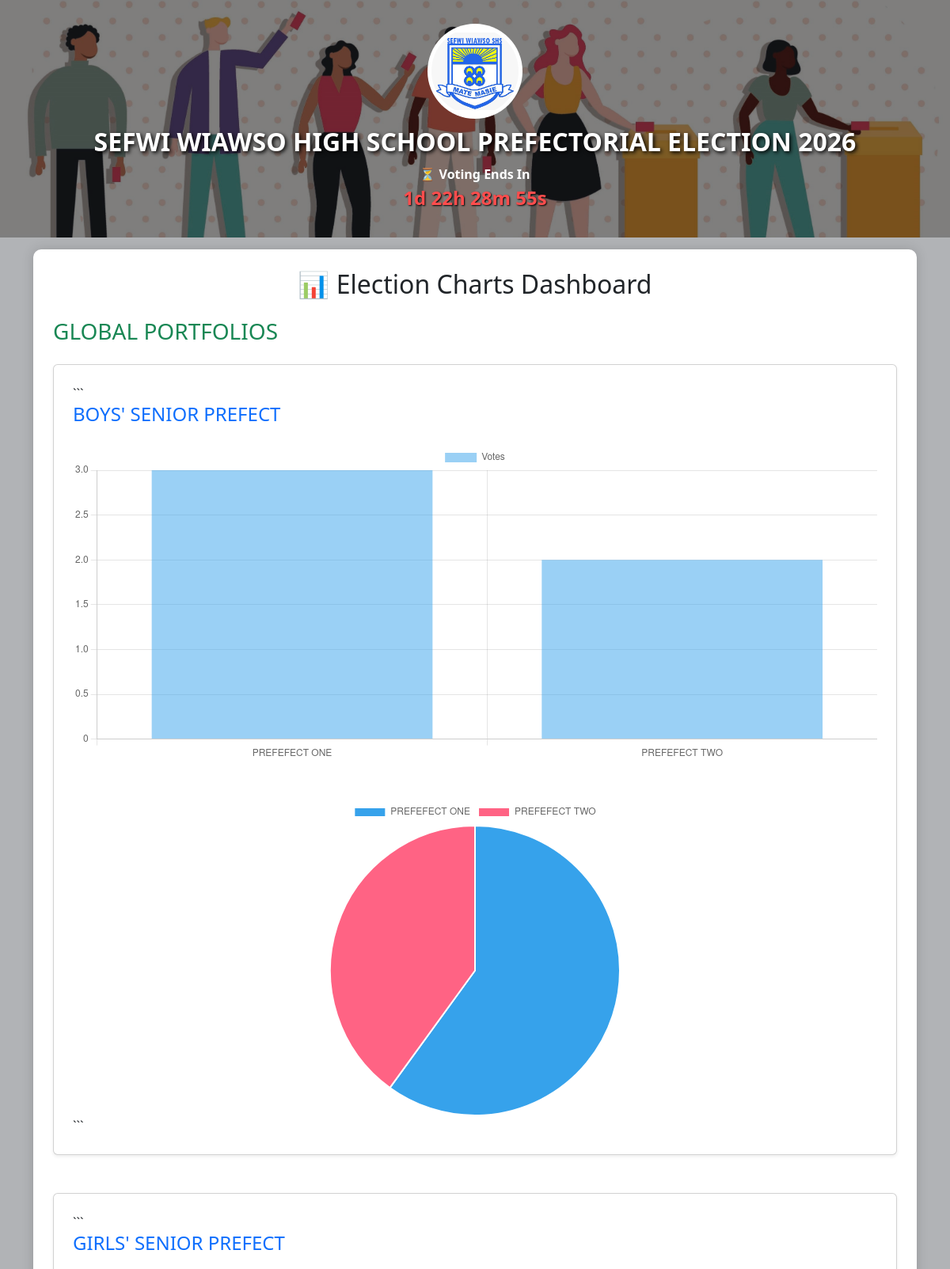
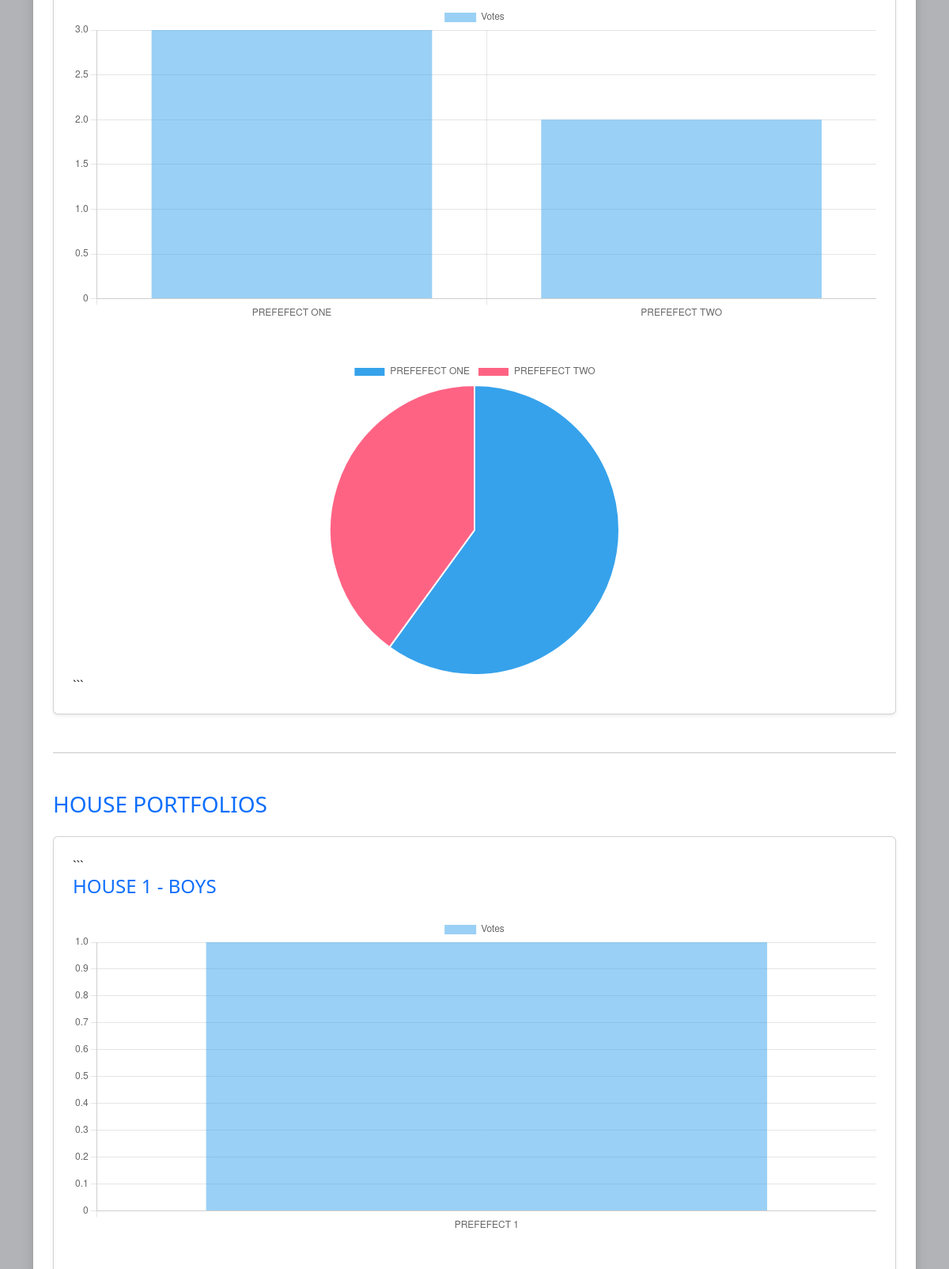
Page /charts (signed in, upper part) on the committed database (2 pictures, top to bottom).
### tables this page shows
CREATE TABLE settings(
        id INTEGER PRIMARY KEY AUTOINCREMENT,
        school_name TEXT,
        election_year TEXT,
        logo TEXT,
        start_time TEXT,
        end_time TEXT
    );

CREATE TABLE portfolios(
        id INTEGER PRIMARY KEY AUTOINCREMENT,
        name TEXT
    , group_id INTEGER, is_global INTEGER DEFAULT 0);

### app.py (the view)
@app.route("/charts")
def charts():
    if "admin" not in session:
        return redirect("/")
    conn = db()
    rows = conn.execute("""
        SELECT
            portfolios.name,
            portfolios.is_global,
            candidates.name,
            COUNT(votes.rowid) as votes
        FROM candidates
        JOIN portfolios
            ON portfolios.id = candidates.portfolio_id
        LEFT JOIN votes
            ON votes.candidate_id = candidates.id
        GROUP BY candidates.id
        ORDER BY portfolios.name
    """).fetchall()
    conn.close()
    global_portfolios = {}
    house_portfolios = {}
    for portfolio, is_global, candidate, votes in rows:
        target = (
            global_portfolios
            if is_global == 1
            else house_portfolios
        )
        if portfolio not in target:
            target[portfolio] = {
                "labels": [],
                "votes": []
            }
        target[portfolio]["labels"].append(
            candidate
        )
        target[portfolio]["votes"].append(
            votes
        )
    return render_template(
        "charts.html",
        global_portfolios=global_portfolios,
        house_portfolios=house_portfolios
    )

### app.py (called while the page is built, shortened)
def db():
    return sqlite3.connect("database.db")

@app.context_processor
def inject_settings():
    conn = db()
    cur = conn.cursor()
    data = cur.execute("""
        SELECT *
        FROM settings
        ORDER BY id DESC
        LIMIT 1
    """).fetchone()
    conn.close()
    if data:
        return dict(
            school_name=data[1],
            election_year=data[2],
            logo=data[3],
            start_time=data[4],
            end_time=data[5]
        )

### templates/charts.html (shortened to what this page needs)
{% extends "layout.html" %}
{% block content %}
<h2 class="text-center mb-4">
    📊 Election Charts Dashboard
</h2>
{% if global_portfolios %}
<h3 class="text-success mb-4">
    GLOBAL PORTFOLIOS
</h3>
{% for portfolio, data in global_portfolios.items() %}
<div class="card p-4 mb-5 shadow-sm">
```
<h4 class="text-primary mb-4">
    {{ portfolio }}
</h4>
<canvas id="bar_global_{{ loop.index }}"
        style="max-height:400px;">
</canvas>
<br><br>
<canvas id="pie_global_{{ loop.index }}"
        style="max-height:400px;">
</canvas>
```
</div>
<script>
new Chart(
    document.getElementById(
        "bar_global_{{ loop.index }}"
    ),
    {
        type: "bar",
        data: {
            labels: {{ data["labels"] | tojson }},
            datasets: [{
                label: "Votes",
                data: {{ data["votes"] | tojson }}
            }]
        },
        options: {
            responsive: true,
            scales: {
                y: {
                    beginAtZero: true
                }
            }
        }
    }
);
new Chart(
    document.getElementById(
        "pie_global_{{ loop.index }}"
    ),
    {
        type: "pie",
        data: {
            labels: {{ data["labels"] | tojson }},
            datasets: [{
                data: {{ data["votes"] | tojson }}
            }]
        },
        options: {
            responsive: true
        }
    }
);
</script>
{% endfor %}
{% endif %}
{% if house_portfolios %}
<hr class="my-5">
<h3 class="text-primary mb-4">
    HOUSE PORTFOLIOS
</h3>
{% for portfolio, data in house_portfolios.items() %}
<div class="card p-4 mb-5 shadow-sm">
```
<h4 class="text-primary mb-4">
    {{ portfolio }}
</h4>
<canvas id="bar_house_{{ loop.index }}"
        style="max-height:400px;">
</canvas>
<br><br>
</div>
<script>
new Chart(
    document.getElementById(
        "bar_house_{{ loop.index }}"
    ),
    {
        type: "bar",
        data: {
            labels: {{ data["labels"] | tojson }},
            datasets: [{
                label: "Votes",
                data: {{ data["votes"] | tojson }}
            }]
        },
        options: {
            responsive: true,
            scales: {
                y: {
                    beginAtZero: true
                }
            }
        }
    }
);
new Chart(
    document.getElementById(
        "pie_house_{{ loop.index }}"
    ),
    {
        type: "pie",
        data: {
            labels: {{ data["labels"] | tojson }},
            datasets: [{
                data: {{ data["votes"] | tojson }}
            }]
        },
        options: {
            responsive: true
        }
    }
);
</script>
{% endfor %}
{% endif %}
{% endblock %}

### templates/layout.html (shortened to what this page needs)
<!DOCTYPE html>
<html lang="en">
<head>
<link href="https://cdn.jsdelivr.net/npm/bootstrap@5.3.0/dist/css/bootstrap.min.css"
      rel="stylesheet">
</head>
<body>
<div class="header">
<div class="header-content">
    {% if logo %}
    <img src="{{ url_for('static',
        filename='uploads/' + logo) }}">
    {% endif %}
    <marquee behavior="scroll"
             direction="left"
             scrollamount="6">
        <h1 class="school-name">
            {{ school_name }}
        </h1>
    </marquee>
    <div class="countdown-title">
        ⏳ Voting Ends In
    </div>
    <div id="countdown"></div>
</div>
</div>
<div class="container">
<div class="container-box">
    {% block content %}
    {% endblock %}
</div>
</div>
</body>
</html>

### templates/layout.html (style rules this page uses)
body { background-color:#b1b3b6; }
.header { position:relative; background-image:url("/static/uploads/header_bg.jpg"); background-size:cover; background-position:center; background-repeat:no-repeat; min-height:300px; padding:30px 20px; text-align:center; color:white; overflow:hidden; }
.header::before { content:""; position:absolute; top:0; left:0; width:100%; height:100%; background:rgba(0,0,0,0.50); z-index:1; }
.header-content { position:relative; z-index:2; }
.header img { width:120px; height:120px; object-fit:contain; border-radius:50%; background:white; padding:5px; margin-bottom:10px; }
.school-name { font-size:2rem; font-weight:bold; text-shadow:2px 2px 5px #000; }
.countdown-title { margin-top:10px; font-weight:bold; }
#countdown { font-size:1.5rem; font-weight:bold; color:#ff4d4d; text-shadow:1px 1px 2px #000; }
.container-box { background:white; padding:25px; margin-top:15px; border-radius:10px; box-shadow:0 0 15px rgba(0,0,0,0.15); }

### rows in the picture
settings: logo (picture), school_name "SEFWI WIAWSO HIGH SCHOOL PREFECTORIAL ELECTION 2026"
portfolios: name "BOYS' SENIOR PREFECT"
portfolios: name "GIRLS' SENIOR PREFECT"
portfolios: name "HOUSE 1 - BOYS"

### other values in the picture
chart data {{ data["labels"] | tojson }} ["PREFEFECT ONE", "PREFEFECT TWO"], ["PREFEFECT ONE", "PREFEFECT TWO"]
chart data {{ data["votes"] | tojson }} [3, 2], [3, 2]
